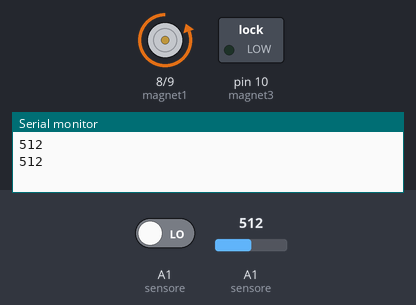
This sketch was run on a simulated Arduino Uno, built with avr-gcc and run on an emulated ATmega328P. Parts: motor-driver pin pairs drawn as motors (green arrow = first pin HIGH = forward, orange = second pin HIGH = backward, longer = more drive), switched loads named in the sketch (green lamp = pin HIGH), the last lines printed to the serial monitor. Dashed ring = blinking. The inputs (shaded band) are chosen by the test bench; at power-on: A1 (sensore) = 512, A1 (sensore) LOW.

Above: at 1.4 s.
1.5 s: A1 (sensore) set to 783
At 1.87 s:
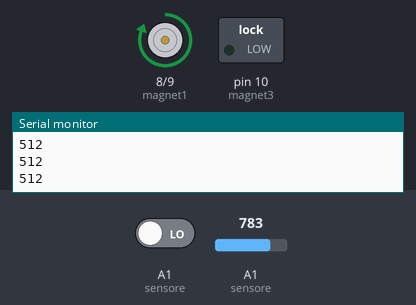
4.7 s: A1 (sensore) set to 818
At 4.7 s:
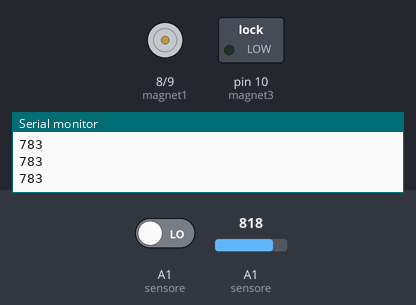
6.2 s: A1 (sensore) set to 790
At 6.68 s:
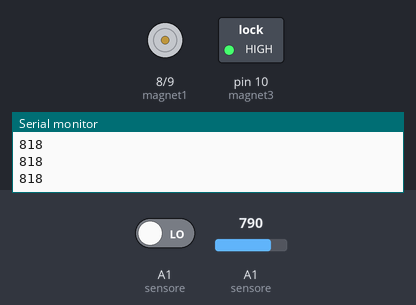
Timing chart, 0 to 15.4 s (numbered marks = the images above; inputs shaded):
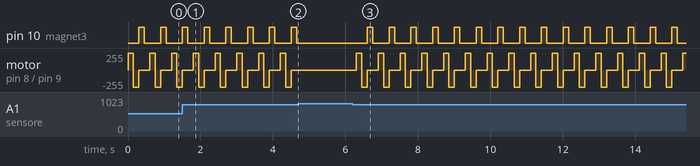

The sketch:

ferrofluid.ino
```cpp
int magnet1 = 8;
int magnet2 = 9;
int magnet3 = 10;
int sensore = A1;
int delayValue = 150;
int value;

void setup() {

  Serial.begin(115200);

  pinMode(magnet1, OUTPUT);
  pinMode(magnet2, OUTPUT);
  pinMode(magnet3, OUTPUT);
  pinMode(sensore, INPUT);

  digitalWrite(magnet1, LOW);
  digitalWrite(magnet2, LOW);
  digitalWrite(magnet3, LOW);

}

void loop() {
  value = analogRead(sensore);
  digitalRead(sensore);
  value == digitalRead(sensore);

  if(value >= 800){

    digitalWrite(magnet1, LOW);
    digitalWrite(magnet2, LOW);
    digitalWrite(magnet3, LOW);
    delay(delayValue);

  }

  else{

    digitalWrite(magnet1, HIGH);
    delay(delayValue);
    digitalWrite(magnet1, LOW);

    digitalWrite(magnet2, HIGH);
    delay(delayValue);
    digitalWrite(magnet2, LOW);

    digitalWrite(magnet3, HIGH);
    delay(delayValue);
    digitalWrite(magnet3, LOW);
    delay(delayValue);

  }
  Serial.println(value);
}
```

Measured:
- the behaviour switches between 799 and 800 on A1 (sensore) (found by bisection; images 1 and 2)
- after the input at 4.7 s, pin 10 (magnet3): stops changing and stays LOW; motor on pin 8 (magnet1) / pin 9 (magnet2): stops changing and stays stopped
- after the input at 6.2 s, pin 10 (magnet3): alternates HIGH for 0.15 s and LOW for 0.45 s, starting after 0.41 s; motor on pin 8 (magnet1) / pin 9 (magnet2): stopped → forward 255/255 after 0.11 s, then repeats every 0.60 s: backward 255/255 0.15 s, stopped 0.30 s, forward 255/255 0.15 s
- by itself, pin 10 (magnet3): alternates HIGH for 0.15 s and LOW for 0.45 s
- by itself, motor on pin 8 (magnet1) / pin 9 (magnet2): repeats every 0.60 s: forward 255/255 0.15 s, backward 255/255 0.15 s, stopped 0.30 s
